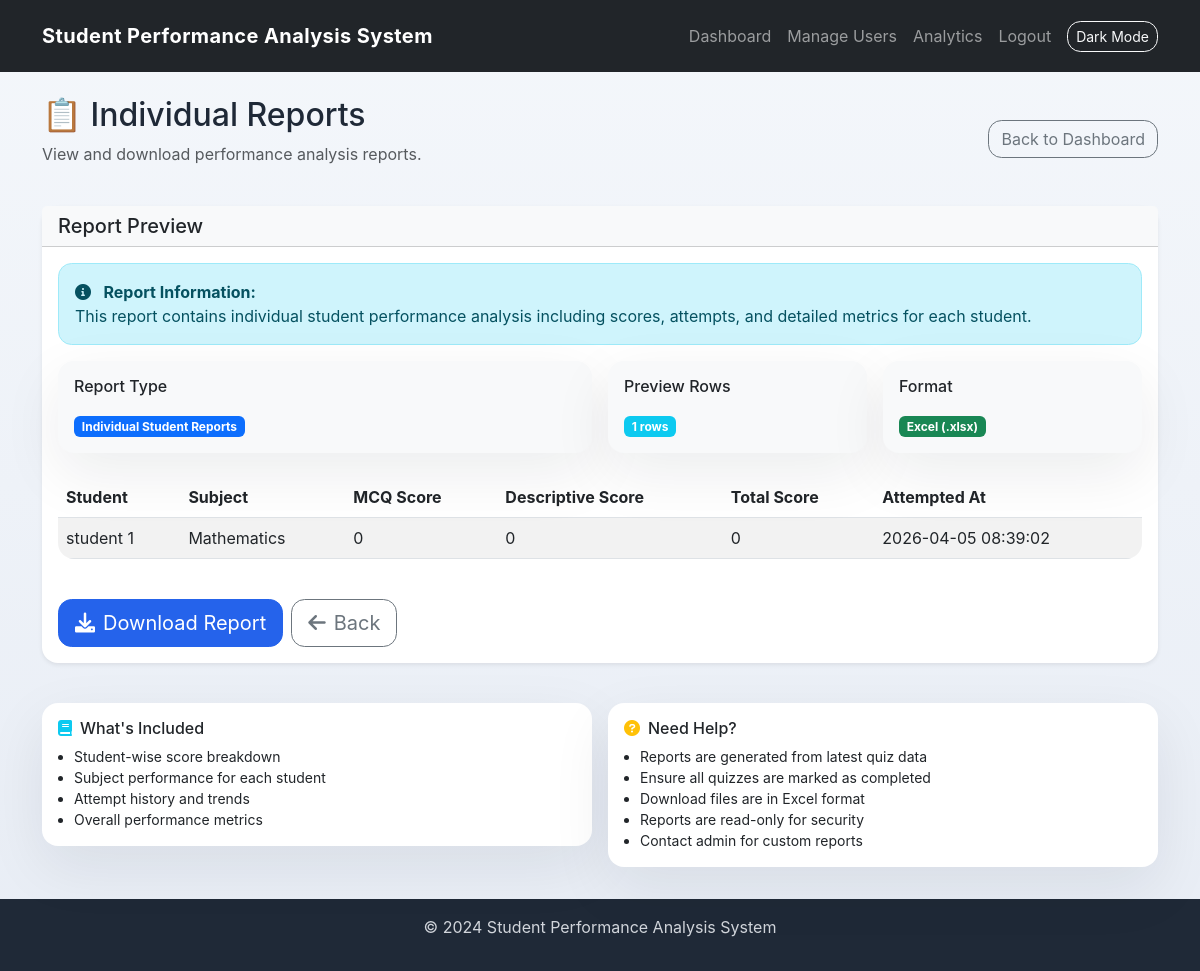
Before: /admin/view_reports/individual (signed in) with the older database file.
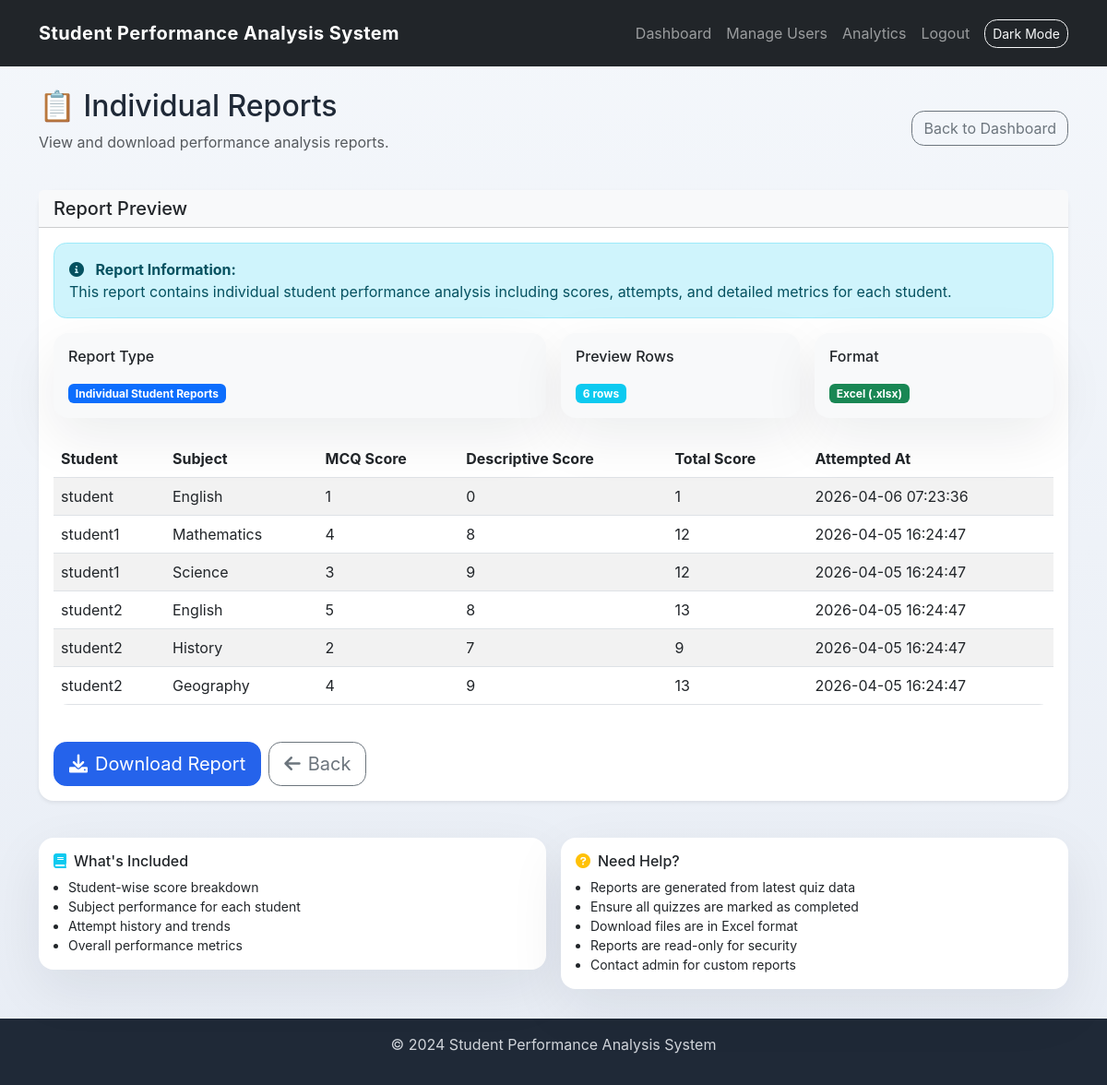
After: the same page with the newer database file.
### tables this page shows
CREATE TABLE quiz_attempts (
        id INTEGER PRIMARY KEY AUTOINCREMENT,
        student_id INTEGER,
        subject_id INTEGER,
        mcq_score INTEGER DEFAULT 0,
        descriptive_score INTEGER DEFAULT 0,
        total_score INTEGER DEFAULT 0,
        status TEXT DEFAULT 'in_progress',
        attempted_at TIMESTAMP DEFAULT CURRENT_TIMESTAMP,
        FOREIGN KEY (student_id) REFERENCES users(id),
        FOREIGN KEY (subject_id) REFERENCES subjects(id)
    );

CREATE TABLE users (
        id INTEGER PRIMARY KEY AUTOINCREMENT,
        username TEXT UNIQUE NOT NULL,
        password TEXT NOT NULL,
        role TEXT NOT NULL,
        email TEXT,
        created_at TIMESTAMP DEFAULT CURRENT_TIMESTAMP
    );

CREATE TABLE subjects (
        id INTEGER PRIMARY KEY AUTOINCREMENT,
        name TEXT NOT NULL UNIQUE,
        created_at TIMESTAMP DEFAULT CURRENT_TIMESTAMP
    );

### routes/admin_routes.py (the view)
@admin_bp.route('/view_reports/<report_type>')
def view_reports(report_type):
    valid_types = ['individual', 'subject', 'class']
    if report_type not in valid_types:
        flash('Invalid report type', 'error')
        return redirect(url_for('admin.dashboard'))
    if report_type == 'individual':
        preview_data = quiz_model.get_individual_report_preview()
    elif report_type == 'subject':
        preview_data = quiz_model.get_subject_report_preview()
    else:
        preview_data = quiz_model.get_class_report_preview()
    preview_data = preview_data or []
    return render_template('admin_reports.html', report_type=report_type, preview_data=preview_data)

### models/quiz_model.py (called while the page is built)
    def get_individual_report_preview(self, limit=10):
        conn = sqlite3.connect(self.db_path)
        cursor = conn.cursor()
        cursor.execute("""
            SELECT u.username, s.name, qa.mcq_score, qa.descriptive_score, qa.total_score, qa.attempted_at
            FROM quiz_attempts qa
            JOIN users u ON qa.student_id = u.id
            JOIN subjects s ON qa.subject_id = s.id
            WHERE qa.status = 'completed'
            ORDER BY qa.attempted_at DESC
            LIMIT ?
        """, (limit,))
        data = cursor.fetchall()
        conn.close()
        return [
            {
                'username': d[0],
                'subject': d[1],
                'mcq_score': d[2],
                'descriptive_score': d[3],
                'total_score': d[4],
                'attempted_at': d[5],
            }
            for d in data
        ]

### routes/admin_routes.py (called while the page is built)
@admin_bp.before_request
def require_admin():
    if 'user_id' not in session or session.get('role') != 'admin':
        return redirect(url_for('auth.login'))

### templates/admin_reports.html (shortened to what this page needs)
{% extends "base.html" %}
{% block content %}
<div class="row mb-4">
    <div class="col-12">
        <div class="d-flex justify-content-between align-items-center">
            <div>
                <h2>📋 {% if report_type == 'individual' %}Individual Reports{% elif report_type == 'subject' %}Subject Reports{% else %}Class Reports{% endif %}</h2>
                <p class="text-muted">View and download performance analysis reports.</p>
            </div>
            <a href="{{ url_for('admin.dashboard') }}" class="btn btn-outline-secondary">Back to Dashboard</a>
        </div>
    </div>
</div>
<div class="row">
    <div class="col-12">
        <div class="card shadow-sm">
            <div class="card-header bg-light">
                <h5 class="card-title mb-0">Report Preview</h5>
            </div>
            <div class="card-body">
                <div class="alert alert-info" role="alert">
                    <i class="fas fa-info-circle me-2"></i>
                    <strong>Report Information:</strong>
                    <br>
                    {% if report_type == 'individual' %}
                    This report contains individual student performance analysis including scores, attempts, and detailed metrics for each student.
                    {% elif report_type == 'subject' %}
                    This report shows subject-wise performance breakdown including average scores, total attempts, and performance trends by subject.
                    {% else %}
                    This report provides a comprehensive class-wide performance summary including overall statistics and comparative analysis.
                    {% endif %}
                </div>
                <div class="row g-3 mb-4">
                    <div class="col-md-6">
                        <div class="card border-0 bg-light">
                            <div class="card-body">
                                <h6 class="card-title mb-3">Report Type</h6>
                                <p class="mb-0">
                                    <span class="badge bg-primary">
                                        {% if report_type == 'individual' %}Individual Student Reports{% elif report_type == 'subject' %}Subject Performance Analysis{% else %}Class Summary Report{% endif %}
                                    </span>
                                </p>
                            </div>
                        </div>
                    </div>
                    <div class="col-md-3">
                        <div class="card border-0 bg-light">
                            <div class="card-body">
                                <h6 class="card-title mb-3">Preview Rows</h6>
                                <p class="mb-0">
                                    <span class="badge bg-info">{{ preview_data|length }} rows</span>
                                </p>
                            </div>
                        </div>
                    </div>
                    <div class="col-md-3">
                        <div class="card border-0 bg-light">
                            <div class="card-body">
                                <h6 class="card-title mb-3">Format</h6>
                                <p class="mb-0">
                                    <span class="badge bg-success">Excel (.xlsx)</span>
                                </p>
                            </div>
                        </div>
                    </div>
                </div>
                <div class="table-responsive mb-4">
                    <table class="table table-striped table-hover">
                        <thead>
                            <tr>
                                {% if report_type == 'individual' %}
                                <th>Student</th>
                                <th>Subject</th>
                                <th>MCQ Score</th>
                                <th>Descriptive Score</th>
                                <th>Total Score</th>
                                <th>Attempted At</th>
                                {% else %}
                                <th>Subject</th>
                                <th>Attempts</th>
                                <th>Average Score</th>
                                <th>Min Score</th>
                                <th>Max Score</th>
                                {% endif %}
                            </tr>
                        </thead>
                        <tbody>
                            {% if preview_data and preview_data | length > 0 %}
                                {% for row in preview_data %}
                                    <tr>
                                        {% if report_type == 'individual' %}
                                        <td>{{ row.username }}</td>
                                        <td>{{ row.subject }}</td>
                                        <td>{{ row.mcq_score }}</td>
                                        <td>{{ row.descriptive_score }}</td>
                                        <td>{{ row.total_score }}</td>
                                        <td>{{ row.attempted_at }}</td>
                                        {% else %}
                                        <td>{{ row.subject }}</td>
                                        <td>{{ row.attempts }}</td>
                                        <td>{{ row.avg_score|round(2) }}</td>
                                        <td>{{ row.min_score }}</td>
                                        <td>{{ row.max_score }}</td>
                                        {% endif %}
                                    </tr>
                                {% endfor %}
                            {% else %}
                                <tr>
                                    <td colspan="6" class="text-center text-muted py-4">No preview data available yet.</td>
                                </tr>
                            {% endif %}
                        </tbody>
                    </table>
                </div>
                <div class="d-flex gap-2">
                    <a href="{{ url_for('admin.download_report', report_type=report_type) }}" class="btn btn-primary btn-lg">
                        <i class="fas fa-download me-2"></i>Download Report
                    </a>
                    <a href="{{ url_for('admin.dashboard') }}" class="btn btn-outline-secondary btn-lg">
                        <i class="fas fa-arrow-left me-2"></i>Back
                    </a>
                </div>
            </div>
        </div>
        <div class="row g-3 mt-4">
            <div class="col-md-6">
                <div class="card">
                    <div class="card-body">
                        <h6 class="card-title">
                            <i class="fas fa-book me-2 text-info"></i>What's Included
                        </h6>
                        <ul class="small mb-0 ps-3">
                            {% if report_type == 'individual' %}
                            <li>Student-wise score breakdown</li>
                            <li>Subject performance for each student</li>
                            <li>Attempt history and trends</li>
                            <li>Overall performance metrics</li>
                            {% elif report_type == 'subject' %}
                            <li>Subject-wise performance analysis</li>
                            <li>Average scores per subject</li>
                            <li>Total attempts by subject</li>
                            <li>Performance trends</li>
                            {% else %}
                            <li>Class-wide statistics</li>
                            <li>Overall average performance</li>
                            <li>Total class attempts</li>
                            <li>Performance distribution</li>
                            {% endif %}
                        </ul>
                    </div>
                </div>
            </div>
            <div class="col-md-6">
                <div class="card">
                    <div class="card-body">
                        <h6 class="card-title">
                            <i class="fas fa-question-circle me-2 text-warning"></i>Need Help?
                        </h6>
                        <ul class="small mb-0 ps-3">
                            <li>Reports are generated from latest quiz data</li>
                            <li>Ensure all quizzes are marked as completed</li>
                            <li>Download files are in Excel format</li>
                            <li>Reports are read-only for security</li>
                            <li>Contact admin for custom reports</li>
                        </ul>
                    </div>
                </div>
            </div>
        </div>
    </div>
</div>
{% endblock %}

### templates/base.html (shortened to what this page needs)
<!DOCTYPE html>
<html lang="en">
<head>
    <link href="https://cdn.jsdelivr.net/npm/bootstrap@5.3.0/dist/css/bootstrap.min.css" rel="stylesheet">
    <link rel="stylesheet" href="https://cdnjs.cloudflare.com/ajax/libs/font-awesome/6.0.0/css/all.min.css">
    <link rel="stylesheet" href="{{ url_for('static', filename='css/style.css') }}">
</head>
<body>
    <header>
        <nav class="navbar navbar-expand-lg navbar-dark bg-dark">
            <div class="container">
                <a class="navbar-brand" href="#">Student Performance Analysis System</a>
                <div class="collapse navbar-collapse" id="navbarNav">
                    <ul class="navbar-nav ms-auto">
                        {% if session.role == 'student' %}
                            <li class="nav-item"><a class="nav-link" href="{{ url_for('student.dashboard') }}">Dashboard</a></li>
                            <li class="nav-item"><a class="nav-link" href="{{ url_for('student.select_subjects') }}">My Subjects</a></li>
                            <li class="nav-item"><a class="nav-link" href="{{ url_for('student.analytics') }}">Analytics</a></li>
                            <li class="nav-item"><a class="nav-link" href="{{ url_for('logout') }}">Logout</a></li>
                        {% elif session.role == 'teacher' %}
                            <li class="nav-item"><a class="nav-link" href="{{ url_for('teacher.dashboard') }}">Dashboard</a></li>
                            <li class="nav-item"><a class="nav-link" href="{{ url_for('teacher.analytics') }}">Analytics</a></li>
                            <li class="nav-item"><a class="nav-link" href="{{ url_for('logout') }}">Logout</a></li>
                        {% elif session.role == 'admin' %}
                            <li class="nav-item"><a class="nav-link" href="{{ url_for('admin.dashboard') }}">Dashboard</a></li>
                            <li class="nav-item"><a class="nav-link" href="{{ url_for('admin.manage_users') }}">Manage Users</a></li>
                            <li class="nav-item"><a class="nav-link" href="{{ url_for('admin.analytics') }}">Analytics</a></li>
                            <li class="nav-item"><a class="nav-link" href="{{ url_for('logout') }}">Logout</a></li>
                        {% else %}
                            <li class="nav-item"><a class="nav-link" href="{{ url_for('auth.login') }}">Login</a></li>
                        {% endif %}
                        <li class="nav-item d-flex align-items-center ms-2">
                            <button id="theme-toggle" class="btn btn-outline-light btn-sm" type="button">Dark Mode</button>
                        </li>
                    </ul>
                </div>
            </div>
        </nav>
    </header>
    <main class="container mt-4">
        {% block content %}{% endblock %}
    </main>
    <footer>
        <p>&copy; 2024 Student Performance Analysis System</p>
    </footer>
</body>
</html>

### static/css/style.css (style rules this page uses)
body { font-family: 'Inter', system-ui, -apple-system, BlinkMacSystemFont, 'Segoe UI', sans-serif; background: linear-gradient(180deg, #f4f7fb 0%, #e8edf5 100%); color: #1f2937; }
header { margin-bottom: 1.5rem; }
footer { background: #1f2937; color: #d1d5db; text-align: center; padding: 1rem 0; margin-top: 2rem; }
.navbar { min-height: 72px; }
.navbar-brand { font-weight: 700; letter-spacing: 0.02em; }
.card { border: none; border-radius: 1rem; box-shadow: 0 20px 60px rgba(15, 23, 42, 0.08); }
body .card { background: #ffffff; }
.btn { border-radius: 0.85rem; }
.btn-primary { background-color: #2563eb; border-color: #2563eb; }
.table { border-radius: 1rem; overflow: hidden; }
.table th, .table td { vertical-align: middle; }
.alert { border-radius: 0.85rem; }

Changed rows visible on the page:
added quiz_attempts: username "student", subject "English", mcq_score "1", descriptive_score "0", total_score "1", attempted_at "2026-04-06 07:23:36"
now on this page (row edited): quiz_attempts: username "student1", subject "Mathematics", mcq_score "4", descriptive_score "8", total_score "12", attempted_at "2026-04-05 16:24:47"
changed quiz_attempts: username "student 1" → "student1"; subject "Mathematics" → "Science"; mcq_score "0" → "3"; descriptive_score "0" → "9"; total_score "0" → "12"; attempted_at "2026-04-05 08:39:02" → "2026-04-05 16:24:47"
added quiz_attempts: username "student2", subject "English", mcq_score "5", descriptive_score "8", total_score "13", attempted_at "2026-04-05 16:24:47"
added quiz_attempts: username "student2", subject "History", mcq_score "2", descriptive_score "7", total_score "9", attempted_at "2026-04-05 16:24:47"
added quiz_attempts: username "student2", subject "Geography", mcq_score "4", descriptive_score "9", total_score "13", attempted_at "2026-04-05 16:24:47"
Other visible differences:
{{ preview_data|length }}: "1" → "6"
